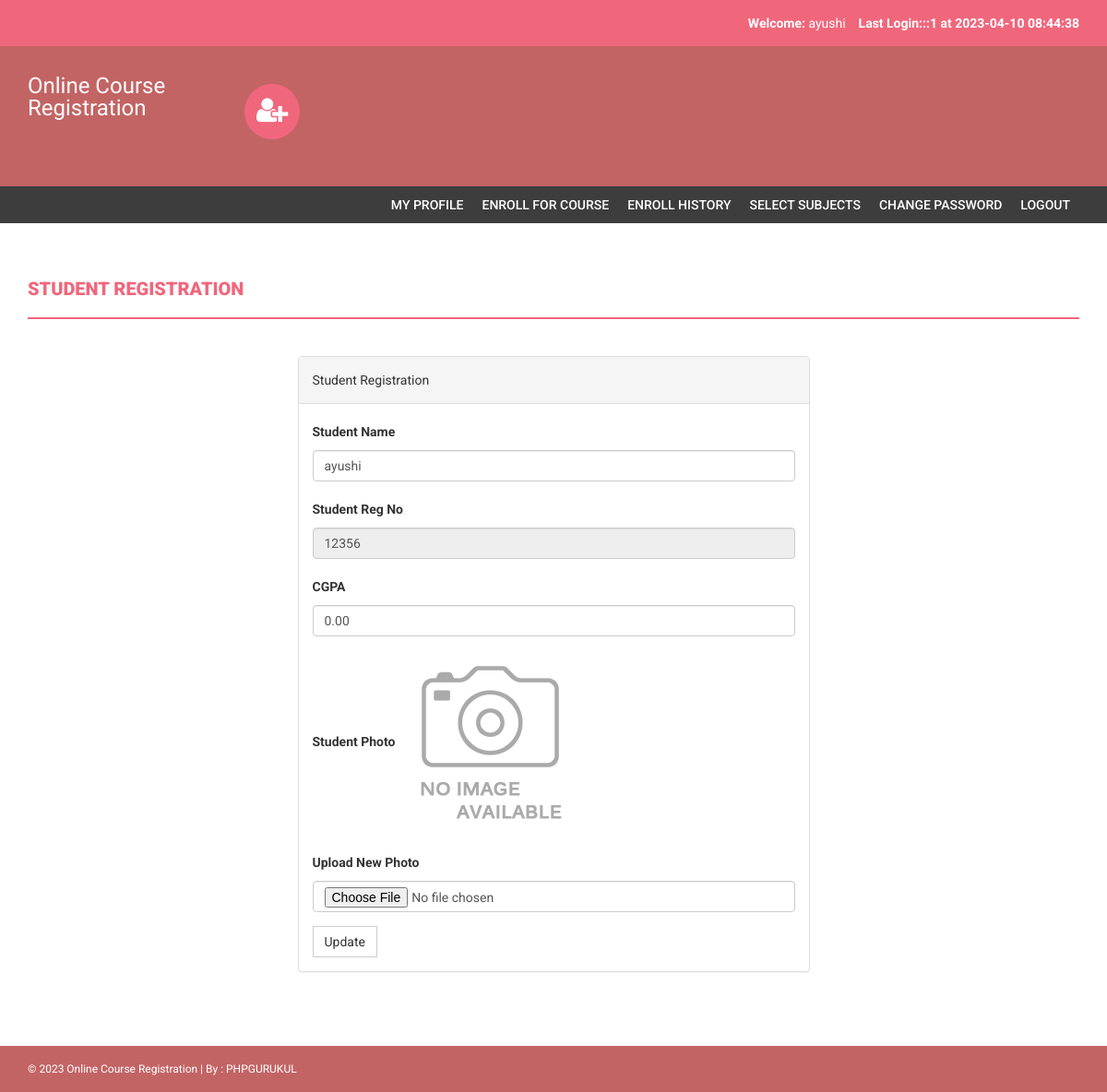
The page /onlinecourse/my-profile.php (signed in) on the database its author committed.
### tables this page shows
CREATE TABLE `students` (
  `studentRegno` varchar(255) NOT NULL,
  `stream_id` int(11) NOT NULL,
  `studentPhoto` varchar(255) DEFAULT NULL,
  `password` varchar(255) DEFAULT NULL,
  `studentName` varchar(255) DEFAULT NULL,
  `pincode` varchar(255) DEFAULT NULL,
  `session` varchar(255) DEFAULT NULL,
  `department` varchar(255) DEFAULT NULL,
  `semester` varchar(255) DEFAULT NULL,
  `cgpa` decimal(10,2) DEFAULT NULL,
  `courses_allocated_id` int(11) NOT NULL COMMENT 'course codes',
  `enrolment_status` tinyint(1) NOT NULL,
  `optional_core_choice_1` varchar(50) DEFAULT NULL,
  `optional_core_choice_2` int(50) DEFAULT NULL,
  `optional_core_choice_3` int(50) DEFAULT NULL,
  `password_status` tinyint(1) NOT NULL DEFAULT 0,
  `creationdate` timestamp NULL DEFAULT current_timestamp(),
  `updationDate` varchar(255) DEFAULT NULL
);

### onlinecourse/my-profile.php (the view, shortened to what this page needs)
<?php
include('includes/config.php');
if(strlen($_SESSION['login'])==0)
    {
header('location:index.php');
}
else{
?>
<!DOCTYPE html>
<html xmlns="http://www.w3.org/1999/xhtml">
<head>
    <link href="assets/css/bootstrap.css" rel="stylesheet" />
    <link href="assets/css/font-awesome.css" rel="stylesheet" />
    <link href="assets/css/style.css" rel="stylesheet" />
</head>
<body>
<?php include('includes/header.php');?>
<?php if($_SESSION['login']!="")
{
 include('includes/menubar.php');
}
 ?>
    <div class="content-wrapper">
        <div class="container">
              <div class="row">
                    <div class="col-md-12">
                        <h1 class="page-head-line">Student Registration  </h1>
                    </div>
                </div>
                <div class="row" >
                  <div class="col-md-3"></div>
                    <div class="col-md-6">
                        <div class="panel panel-default">
                        <div class="panel-heading">
                          Student Registration
                        </div>
<?php $sql=mysqli_query($con,"select * from students where studentRegno='".$_SESSION['login']."'");
while($row=mysqli_fetch_array($sql))
{ ?>
                        <div class="panel-body">
                       <form name="dept" method="post" enctype="multipart/form-data">
   <div class="form-group">
    <label for="studentname">Student Name  </label>
    <input type="text" class="form-control" id="studentname" name="studentname" value="<?php echo htmlentities($row['studentName']);?>"  />
  </div>
 <div class="form-group">
    <label for="studentRegno">Student Reg No   </label>
    <input type="text" class="form-control" id="studentRegno" name="studentRegno" value="<?php echo htmlentities($row['studentRegno']);?>"  placeholder="Student Reg no" readonly />
  </div>
<div class="form-group">
    <label for="CGPA">CGPA  </label>
    <input type="text" class="form-control" id="cgpa" name="cgpa"  value="<?php echo htmlentities($row['cgpa']);?>" required />
  </div>
<div class="form-group">
    <label for="Pincode">Student Photo  </label>
   <?php if($row['studentPhoto']==""){ ?>
   <img src="studentphoto/noimage.png" width="200" height="200"><?php } else {?>
   <img src="studentphoto/<?php echo htmlentities($row['studentPhoto']);?>" width="200" height="200">
   <?php } ?>
  </div>
<div class="form-group">
    <label for="Pincode">Upload New Photo  </label>
    <input type="file" class="form-control" id="photo" name="photo"  value="<?php echo htmlentities($row['studentPhoto']);?>" />
  </div>
  <?php } ?>
 <button type="submit" name="submit" id="submit" class="btn btn-default">Update</button>
</form>
                            </div>
                            </div>
                    </div>
                </div>
            </div>
        </div>
  <?php include('includes/footer.php');?>
</body>
</html>
<?php } ?>

### onlinecourse/includes/header.php (shortened to what this page needs)
<?php
include("includes/config.php");
?>
<?php if($_SESSION['login']!="")
{?>
<header>
        <div class="container">
            <div class="row">
                <div class="col-md-12">
                    <strong>Welcome: </strong><?php echo htmlentities($_SESSION['sname']);?>
                    <strong>Last Login:<?php
        $ret=mysqli_query($con,"SELECT  * from userlog where studentRegno='".$_SESSION['login']."' order by id desc limit 1,1");
                    $row=mysqli_fetch_array($ret);
                    echo $row['userip']; ?> at <?php echo $row['loginTime'];?></strong>
                </div>
            </div>
        </div>
    </header>
    <?php } ?>
    <div class="navbar navbar-inverse set-radius-zero">
        <div class="container">
            <div class="navbar-header">
                <a class="navbar-brand" href="#" style="color:#fff; font-size:24px;4px; line-height:24px; ">
                   Online Course Registration
                </a>
            </div>
            <div class="left-div">
                <i class="fa fa-user-plus login-icon" ></i>
        </div>
            </div>
        </div>

### onlinecourse/assets/css/style.css (style rules this page uses)
body { font-family: 'Roboto', sans-serif; line-height: 30px; }
.set-radius-zero { border-radius: 0px; -moz-border-radius: 0px; -webkit-border-radius: 0px; }
.content-wrapper { margin-top: 40px; min-height: 600px; padding-bottom: 60px; }
.page-head-line { font-weight: 900; padding-bottom: 20px; border-bottom: 2px solid #F0677C; text-transform: uppercase; color: #F0677C; font-size: 20px; margin-bottom: 40px; }
.btn { border-radius: 0px; -webkit-border-radius: 0px; -moz-border-radius: 0px; }
.login-icon { height: 60px; width: 60px; padding: 13px; border-radius: 50%; font-size: 30px; margin-bottom: 20px; color: #fff; text-align: center; cursor:pointer; background-color:#F0677C; -webkit-border-radius:50%; -moz-border-radius:50%; }
header { background-color: #F0677C; color: #fff; padding: 10px; text-align: right; }
.left-div { padding-left: 30px; margin-top: 40px; margin-bottom: 30px; }
.navbar-brand { width: 250px; padding-top: 30px; }
.navbar-inverse { background-color: #C36464; border-color: transparent; }
.navbar { margin-bottom: 0px; }

### rows shown on the page
students: studentname "ayushi", studentRegno "12356", cgpa "0.00"

### other values the page prints
$_SESSION['sname'] "ayushi"
$row['userip'] "::1"
$row['loginTime'] "2023-04-10 08:44:38"
